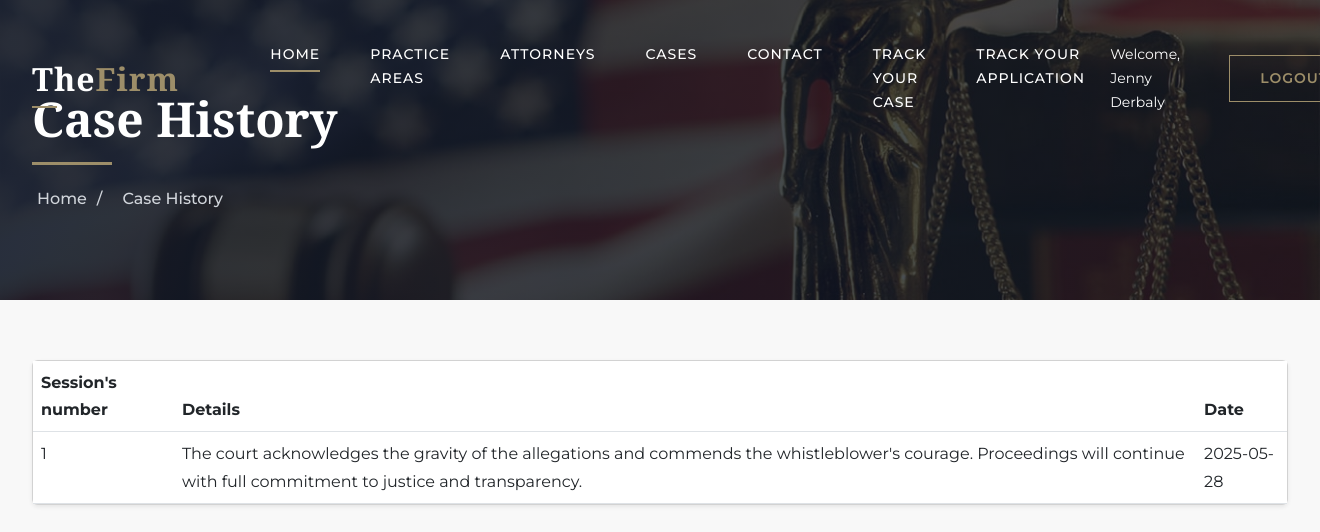
The app's page /history.php?id=48 (signed in) with its own data.
### tables this page shows
CREATE TABLE `history` (
  `id` int(50) NOT NULL,
  `content` varchar(255) NOT NULL,
  `sessionid` int(50) NOT NULL
);

CREATE TABLE `session` (
  `id` int(50) NOT NULL,
  `date` date NOT NULL,
  `time` varchar(255) NOT NULL,
  `details` varchar(255) NOT NULL,
  `caseid` int(50) NOT NULL,
  `addressid` int(50) NOT NULL
);

### history.php (the view, shortened to what this page needs)
<?php
include 'db.php';
?>
<!DOCTYPE html>
<html lang="en">
<head>
    <link href="https://cdnjs.cloudflare.com/ajax/libs/font-awesome/6.4.0/css/all.min.css" rel="stylesheet">
    <link href="https://cdn.jsdelivr.net/npm/bootstrap@5.3.0-alpha3/dist/css/bootstrap.min.css" rel="stylesheet">
    <link href="lib/animate/animate.min.css" rel="stylesheet">
    <link href="lib/owlcarousel/assets/owl.carousel.min.css" rel="stylesheet">
    <link href="css/attorneystyle.css" rel="stylesheet">
    <link href="https://cdnjs.cloudflare.com/ajax/libs/font-awesome/6.4.0/css/all.min.css" rel="stylesheet">
</head>
<body>
<?php
include 'header.php';
?>
    <div class="page-header">
        <div class="container">
            <div class="row">
                <div class="col-12">
                    <h2>Case History</h2>
                </div>
                <div class="col-12">
                    <div class="breadcrumb">
                        <a href="index.php">Home</a>
                        <a href="history.php">Case History</a>
                    </div>
                </div>
            </div>
        </div>
    </div>
    <?php
$caseid = $_GET['id'];
$sql2 = "SELECT * FROM `session` WHERE caseid='$caseid' ";
$res2 = $conn->query($sql2);
if($res2->num_rows > 0) {
?>
<div class="container mt-4">
    <div class="card shadow-sm">
        <div class="card-body p-0">
            <div class="table-responsive">
                <table class="table table-hover mb-0" id="sessionTable">
                    <thead>
                        <tr>
                            <th>Session's number</th>
                            <th>Details</th>
                            <th>Date</th>
                        </tr>
                    </thead>
                    <tbody>
                        <?php
                        $t=0;
while ($row2 = $res2->fetch_assoc()) {
    $t++;
    $sessionid=$row2['id'];
$sql3 = "SELECT * FROM `history` WHERE sessionid='$sessionid' ";
$res3 = $conn->query($sql3);
while ($row3 = $res3->fetch_assoc()) {
                        ?>
                       <tr>
                        <td><?= $t ; ?></td>
                        <td><?= $row3['content'] ; ?></td>
                        <td><?= $row2['date'] ; ?></td>
                       </tr>
                    </tbody>
                    <?php
                     }
                    }
                }
                    ?>
                </table>
            </div>
        </div>
    </div>
</div>

### css/attorneystyle.css (style rules this page uses)
:root { --primary: #9d8e69; --primary-dark: #7d6e49; --primary-light: #d5cbb8; --secondary: #2e3b4e; --secondary-light: #4a5b6e; --secondary-dark: #1e2b3e; --accent: #a32c38; --light: #f8f8f8; --dark: #111827; --gray: #6b7280; --gray-light: #d1d5db; --white: #ffffff; --header-height: 90px; }
* { box-sizing: border-box; margin: 0; padding: 0; }
body { font-family: 'Montserrat', sans-serif; font-weight: 400; color: var(--secondary-dark); line-height: 1.7; overflow-x: hidden; background-color: var(--light); position: relative; }
h1, h2, h3, h4, h5, h6 { font-family: 'Cormorant', serif; font-weight: 700; line-height: 1.3; color: var(--secondary-dark); }
a { text-decoration: none; color: inherit; transition: all 0.3s ease; }
.page-header { position: relative; height: 350px; display: flex; align-items: center; background-image: url('img/carousel-1.jpg'); background-size: cover; background-position: center; margin-bottom: 60px; }
.page-header::before { content: ''; position: absolute; top: 0; left: 0; width: 100%; height: 100%; background: linear-gradient(to right, rgba(17, 24, 39, 0.9), rgba(17, 24, 39, 0.7)); z-index: 1; }
.page-header .container { position: relative; z-index: 2; }
.page-header h2 { font-size: 48px; color: var(--white); margin-bottom: 20px; position: relative; padding-bottom: 15px; }
.page-header h2::after { content: ''; position: absolute; width: 80px; height: 3px; background-color: var(--primary); bottom: 0; left: 0; }
.page-header .breadcrumb { display: flex; background: transparent; padding: 0; margin: 0; }
.page-header a { color: var(--gray-light); font-size: 16px; font-weight: 500; transition: all 0.3s; position: relative; padding: 0 5px; }
.page-header a:not(:last-child):after { content: '/'; margin: 0 10px; color: var(--gray-light); }

### history.php (style rules this page uses)
.page-header { height: 300px; display: flex; align-items: center; justify-content: center; background-color: #f5f5f5; padding: 20px 0; }

### header.php (style rules this page uses)
:root { --primary: #9d8e69; --primary-dark: #7d6e49; --primary-light: #d5cbb8; --secondary: #2e3b4e; --secondary-light: #4a5b6e; --secondary-dark: #1e2b3e; --accent: #a32c38; --light: #f8f8f8; --dark: #111827; --gray: #6b7280; --gray-light: #d1d5db; --white: #ffffff; --header-height: 90px; }
* { box-sizing: border-box; margin: 0; padding: 0; }
body { font-family: 'Montserrat', sans-serif; font-weight: 400; color: var(--secondary-dark); line-height: 1.7; overflow-x: hidden; background-color: var(--light); position: relative; }
h1, h2, h3, h4, h5, h6 { font-family: 'Cormorant', serif; font-weight: 700; line-height: 1.3; color: var(--secondary-dark); }
a { text-decoration: none; color: inherit; transition: all 0.3s ease; }
.container { max-width: 1400px; padding: 0 2rem; }

### records on screen
history: content "The court acknowledges the gravity of the allegations and commends the whistleblower's courage. Proceedings will continue with full commitment to justice and transparency.", sessionid.date "2025-05-28"

### other values on screen
$_SESSION['user']['fullName'] "Jenny Derbaly"
